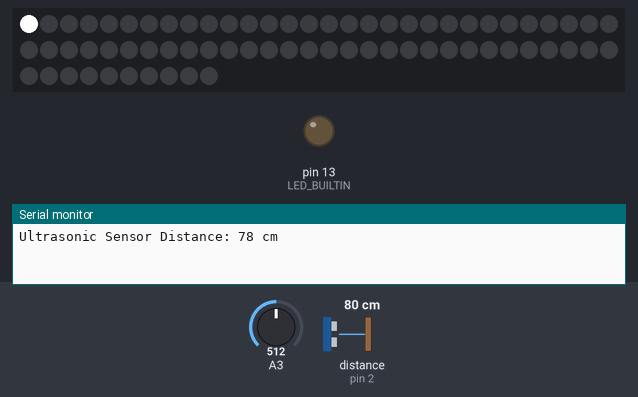
The sketch below on a simulated Arduino Uno, built with avr-gcc and run on an emulated ATmega328P. Shown: 70 RGB LEDs in strip order, left to right, continuing on the next row, output pins drawn as LEDs (lit = HIGH), the last lines printed to the serial monitor. Wiring (inferred from the names in the program): ultrasonic range finder: trigger pin 3; echo pin 2. The test bench sets the inputs (shaded band); at power-on: A3 = 512, distance to the obstacle (sensor on pin 2) 80 cm. The echo pulse lasts 58.3 µs per cm; pins used as bus, display or sensor lines are not drawn.

Above: at 0.01 s.
At 0.65 s:
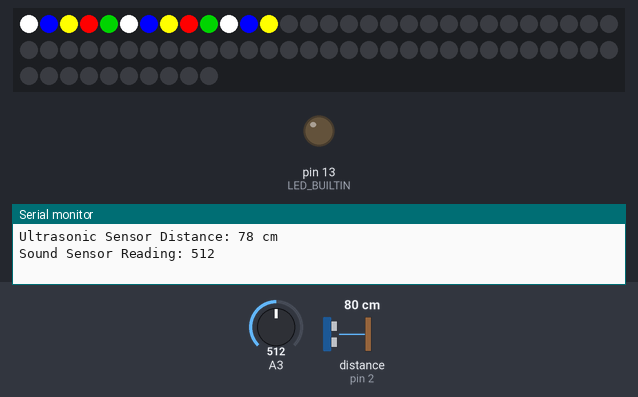
At 1.28 s:
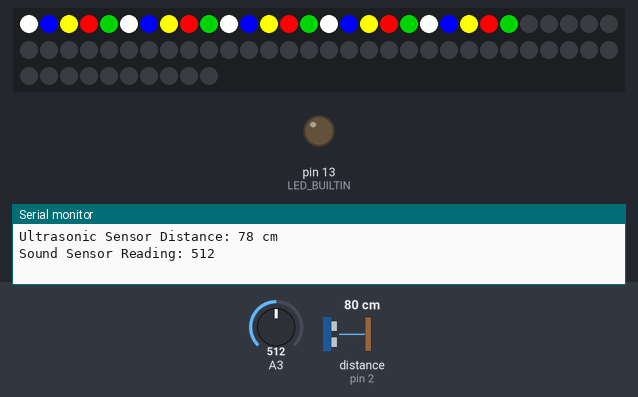
At 1.92 s:
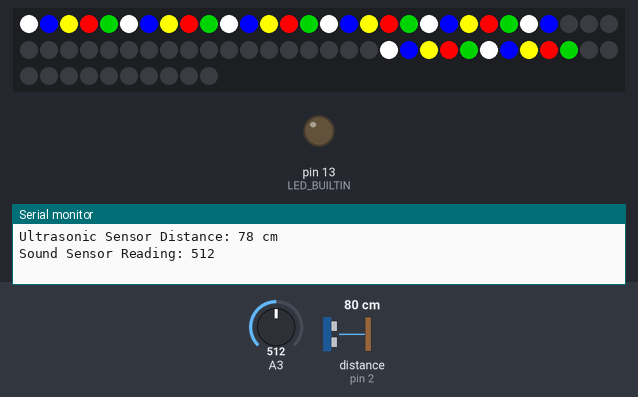
At 2.6 s:
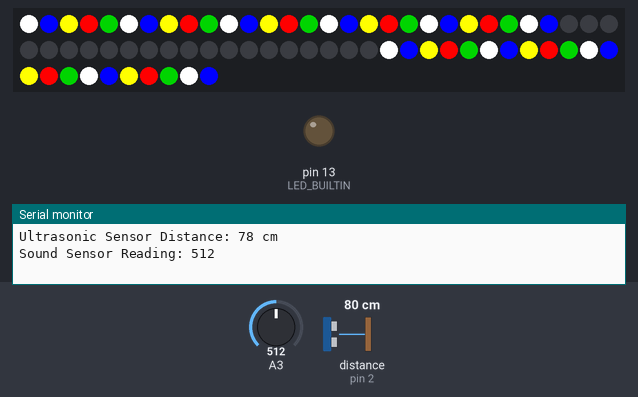

The sketch:

LED_Villa.ino
```cpp
#include <FastLED.h>
#define LED_PIN 4
#define NUM_LEDS 70

#define echoPin 2 // attach pin D2 Arduino to pin Echo of HC-SR04
#define trigPin 3 //attach pin D3 Arduino to pin Trig of HC-SR04

CRGB leds[NUM_LEDS];

// defines variables
long duration; // variable for the duration of sound wave travel
int distance; // variable for the distance measurement

void setup() {
  // put your setup code here, to run once:
  FastLED.addLeds<WS2812,LED_PIN,GRB>(leds, NUM_LEDS);
  pinMode(LED_BUILTIN, OUTPUT);

  pinMode(trigPin, OUTPUT); // Sets the trigPin as an OUTPUT
  pinMode(echoPin, INPUT); // Sets the echoPin as an INPUT
  Serial.begin(9600); // // Serial Communication is starting with 9600 of baudrate speed
}

void loop() {
  // put your main code here, to run repeatedly:
  digitalWrite(trigPin, LOW);
  delayMicroseconds(2);
  // Sets the trigPin HIGH (ACTIVE) for 10 microseconds
  digitalWrite(trigPin, HIGH);
  delayMicroseconds(10);
  digitalWrite(trigPin, LOW);
  // Reads the echoPin, returns the sound wave travel time in microseconds
  duration = pulseIn(echoPin, HIGH);
  // Calculating the distance
  distance = duration * 0.034 / 2; // Speed of sound wave divided by 2 (go and back)
  // Displays the distance on the Serial Monitor
  Serial.print("Ultrasonic Sensor Distance: ");
  Serial.print(distance);
  Serial.println(" cm");

  int val;
  val=analogRead(3);   //connect mic sensor to Analog 0
  Serial.print("Sound Sensor Reading: ");
  Serial.println(val,DEC);//print the sound value to serial

  if (distance < 100 or val > 100){
    leds[0] = CRGB::White; FastLED.show(); delay(50);
    leds[1] = CRGB::Blue; FastLED.show(); delay(50);
    leds[2] = CRGB::Yellow; FastLED.show(); delay(50);
    leds[3] = CRGB::Red; FastLED.show(); delay(50);
    leds[4] = CRGB::Green; FastLED.show(); delay(50);
    leds[5] = CRGB::White; FastLED.show(); delay(50);
    leds[6] = CRGB::Blue; FastLED.show(); delay(50);
    leds[7] = CRGB::Yellow; FastLED.show(); delay(50);
    leds[8] = CRGB::Red; FastLED.show(); delay(50);
    leds[9] = CRGB::Green; FastLED.show(); delay(50);

    leds[10] = CRGB::White; FastLED.show(); delay(50);
    leds[11] = CRGB::Blue; FastLED.show(); delay(50);
    leds[12] = CRGB::Yellow; FastLED.show(); delay(50);
    leds[13] = CRGB::Red; FastLED.show(); delay(50);
    leds[14] = CRGB::Green; FastLED.show(); delay(50);
    leds[15] = CRGB::White; FastLED.show(); delay(50);
    leds[16] = CRGB::Blue; FastLED.show(); delay(50);
    leds[17] = CRGB::Yellow; FastLED.show(); delay(50);
    leds[18] = CRGB::Red; FastLED.show(); delay(50);
    leds[19] = CRGB::Green; FastLED.show(); delay(50);

    leds[20] = CRGB::White; FastLED.show(); delay(50);
    leds[21] = CRGB::Blue; FastLED.show(); delay(50);
    leds[22] = CRGB::Yellow; FastLED.show(); delay(50);
    leds[23] = CRGB::Red; FastLED.show(); delay(50);
    leds[24] = CRGB::Green; FastLED.show(); delay(50);
    leds[25] = CRGB::White; FastLED.show(); delay(50);
    leds[26] = CRGB::Blue; FastLED.show(); delay(50);

    leds[48] = CRGB::White; FastLED.show(); delay(50);
    leds[49] = CRGB::Blue; FastLED.show(); delay(50);
    leds[50] = CRGB::Yellow; FastLED.show(); delay(50);
    leds[51] = CRGB::Red; FastLED.show(); delay(50);
    leds[52] = CRGB::Green; FastLED.show(); delay(50);
    leds[53] = CRGB::White; FastLED.show(); delay(50);
    leds[54] = CRGB::Blue; FastLED.show(); delay(50);
    leds[55] = CRGB::Yellow; FastLED.show(); delay(50);
    leds[56] = CRGB::Red; FastLED.show(); delay(50);
    leds[57] = CRGB::Green; FastLED.show(); delay(50);

    leds[58] = CRGB::White; FastLED.show(); delay(50);
    leds[59] = CRGB::Blue; FastLED.show(); delay(50);
    leds[60] = CRGB::Yellow; FastLED.show(); delay(50);
    leds[61] = CRGB::Red; FastLED.show(); delay(50);
    leds[62] = CRGB::Green; FastLED.show(); delay(50);
    leds[63] = CRGB::White; FastLED.show(); delay(50);
    leds[64] = CRGB::Blue; FastLED.show(); delay(50);
    leds[65] = CRGB::Yellow; FastLED.show(); delay(50);
    leds[66] = CRGB::Red; FastLED.show(); delay(50);
    leds[67] = CRGB::Green; FastLED.show(); delay(50);
    leds[68] = CRGB::White; FastLED.show(); delay(50);
    leds[69] = CRGB::Blue; FastLED.show(); delay(50);
    leds[70] = CRGB::Yellow; FastLED.show(); delay(50);
  }
  else{
    leds[0] = CRGB::Black; FastLED.show(); delay(50);
    leds[1] = CRGB::Black; FastLED.show(); delay(50);
    leds[2] = CRGB::Black; FastLED.show(); delay(50);
    leds[3] = CRGB::Black; FastLED.show(); delay(50);
    leds[4] = CRGB::Black; FastLED.show(); delay(50);
    leds[5] = CRGB::Black; FastLED.show(); delay(50);
    leds[6] = CRGB::Black; FastLED.show(); delay(50);
    leds[7] = CRGB::Black; FastLED.show(); delay(50);
    leds[8] = CRGB::Black; FastLED.show(); delay(50);
    leds[9] = CRGB::Black; FastLED.show(); delay(50);

    leds[10] = CRGB::Black; FastLED.show(); delay(50);
    leds[11] = CRGB::Black; FastLED.show(); delay(50);
    leds[12] = CRGB::Black; FastLED.show(); delay(50);
    leds[13] = CRGB::Black; FastLED.show(); delay(50);
    leds[14] = CRGB::Black; FastLED.show(); delay(50);
    leds[15] = CRGB::Black; FastLED.show(); delay(50);
    leds[16] = CRGB::Black; FastLED.show(); delay(50);
    leds[17] = CRGB::Black; FastLED.show(); delay(50);
    leds[18] = CRGB::Black; FastLED.show(); delay(50);
    leds[19] = CRGB::Black; FastLED.show(); delay(50);

    leds[20] = CRGB::Black; FastLED.show(); delay(50);
    leds[21] = CRGB::Black; FastLED.show(); delay(50);
    leds[22] = CRGB::Black; FastLED.show(); delay(50);
    leds[23] = CRGB::Black; FastLED.show(); delay(50);
    leds[24] = CRGB::Black; FastLED.show(); delay(50);
    leds[25] = CRGB::Black; FastLED.show(); delay(50);
    leds[26] = CRGB::Black; FastLED.show(); delay(50);

    leds[48] = CRGB::Black; FastLED.show(); delay(50);
    leds[49] = CRGB::Black; FastLED.show(); delay(50);
    leds[50] = CRGB::Black; FastLED.show(); delay(50);
    leds[51] = CRGB::Black; FastLED.show(); delay(50);
    leds[52] = CRGB::Black; FastLED.show(); delay(50);
    leds[53] = CRGB::Black; FastLED.show(); delay(50);
    leds[54] = CRGB::Black; FastLED.show(); delay(50);
    leds[55] = CRGB::Black; FastLED.show(); delay(50);
    leds[56] = CRGB::Black; FastLED.show(); delay(50);
    leds[57] = CRGB::Black; FastLED.show(); delay(50);

    leds[58] = CRGB::Black; FastLED.show(); delay(50);
    leds[59] = CRGB::Black; FastLED.show(); delay(50);
    leds[60] = CRGB::Black; FastLED.show(); delay(50);
    leds[61] = CRGB::Black; FastLED.show(); delay(50);
    leds[62] = CRGB::Black; FastLED.show(); delay(50);
    leds[63] = CRGB::Black; FastLED.show(); delay(50);
    leds[64] = CRGB::Black; FastLED.show(); delay(50);
    leds[65] = CRGB::Black; FastLED.show(); delay(50);
    leds[66] = CRGB::Black; FastLED.show(); delay(50);
    leds[67] = CRGB::Black; FastLED.show(); delay(50);
    leds[68] = CRGB::Black; FastLED.show(); delay(50);
    leds[69] = CRGB::Black; FastLED.show(); delay(50);
    leds[70] = CRGB::Black; FastLED.show(); delay(50);
  }

}
```
